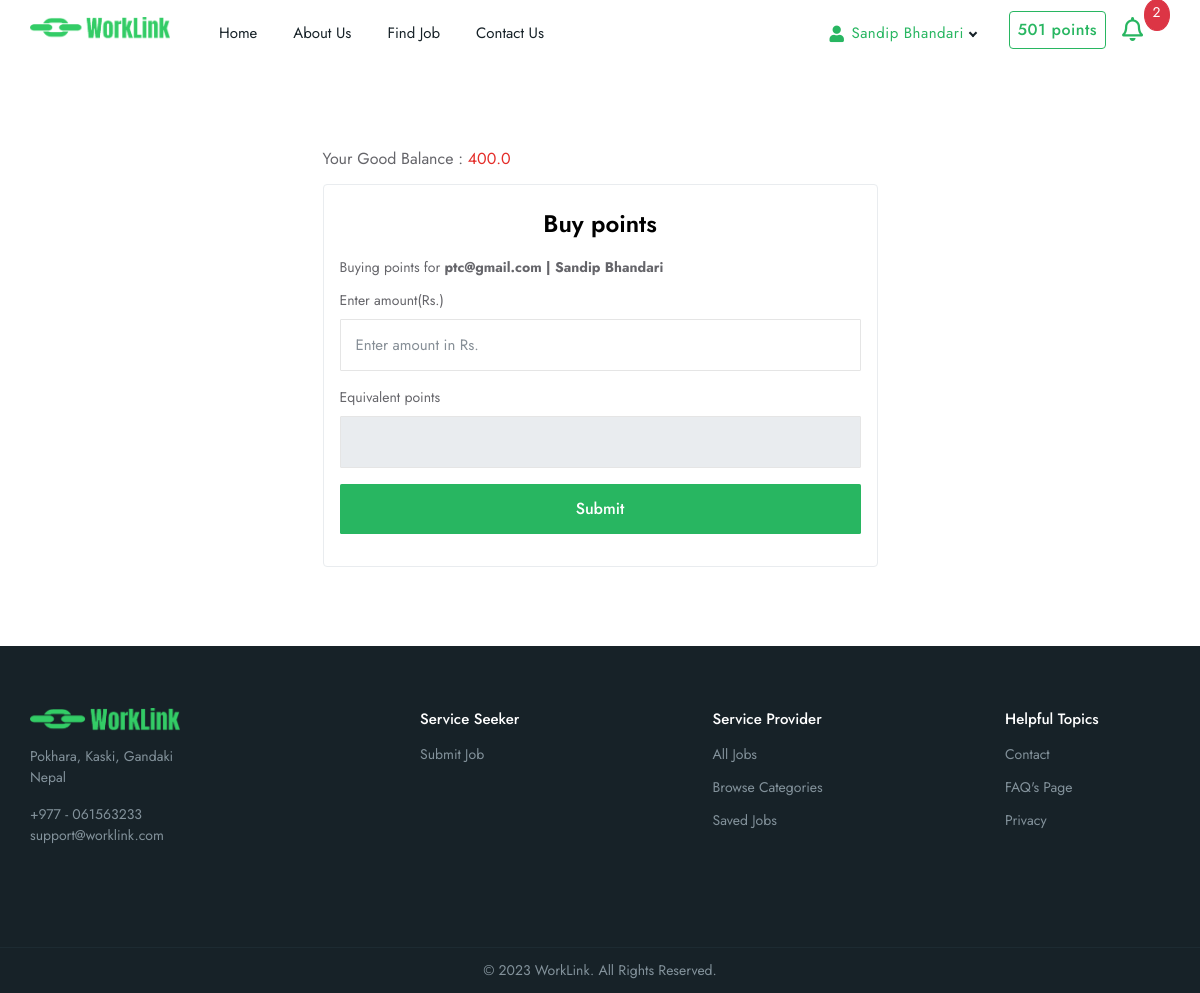
The app's page /payment/buy-points/ (signed in) with its own data.
### account/models.py (models this page shows, shortened)
class User(AbstractUser):
    phone_number = models.CharField(max_length=20, blank=True, null=True)
    ROLES_CHOICES = (
        ('Service Provider', 'Service Provider'),
        ('Service Seeker', 'Service Seeker'),
        ('Admin', 'Admin')
    )
    role = models.CharField(max_length=20, choices = ROLES_CHOICES)
    profession = models.CharField(max_length=100, blank=True)
    USER_STATUS_CHOICES= (
        ('active', 'Active'),
        ('pending', 'Pending'),
        ('suspended', 'Suspended')
    )
    user_status = models.CharField(max_length=20, choices = USER_STATUS_CHOICES, default='pending')
    GENDER_CHOICES= (
        ('male', 'Male'),
        ('female', 'Female'),
        ('other', 'Do not specify')
    )
    gender = models.CharField(max_length=20, choices= GENDER_CHOICES, blank=True)
    avatar = models.ImageField(upload_to='avatar/', default='avatar/default.webp', blank=True)
    experience = models.IntegerField(default=0, help_text="Duration in years", blank=True)
    address = models.CharField(max_length=100, blank=True)
    identity_proof = models.ImageField(upload_to='identity_proof/', blank=True)
    REQUIRED_FIELDS=[]
    objects = UserManager()
    def __str__(self):
        return self.email

class Points(models.Model):
    user = models.OneToOneField(User, on_delete=models.CASCADE, related_name='points')
    points = models.IntegerField(default='100')
    remarks = models.CharField(max_length=200, blank=True, default="New user points")
    updated_on= models.DateTimeField(auto_now=True)
    class Meta:
        verbose_name_plural = "Points"

class UserBalance(models.Model):
    user = models.OneToOneField(User, on_delete=models.CASCADE, related_name='user_balance')
    balance = models.FloatField(default=0.00)
    updated_on= models.DateTimeField(auto_now=True)
    class Meta:
        verbose_name_plural = "User Balance"

### payment/views.py (the view, shortened to what this page needs)
# urls.py: path('buy-points/', views.buy_points, name='buy-points'),
@login_required(login_url='/auth/login/')
def buy_points(request):
    template_name = 'payment/buy-points.html'
    context={}
    return render(request, template_name, context)

### payment/templates/payment/buy-points.html (shortened to what this page needs)
{% extends 'base.html' %}
{% block content %}
				<div class="container">
					<div class="row d-flex align-items-center justify-content-center ht-100">
						<div class="col-xl-6 col-lg-6 col-md-8 col-sm-8">
                            <p class="fs-md ft-regular">Your Good Balance : <span class="text-primary">{{request.user.user_balance.balance}}</span></p>
							<form class="border p-3 rounded" action="{% url 'buy-points' %}" method="POST" >
								<h3 class="text-center ft-bold p-2">Buy points</h3>
                                <p>Buying points for <b>{{request.user}} | {{request.user.get_full_name}}</b></p>
								<div class="form-group">
									<label>Enter amount(Rs.)</label>
									<input type="number" class="form-control" name="amount" placeholder="Enter amount in Rs.">
								</div>
                                <div class="form-group">
                                    <label>Equivalent points</label>
                                    <input type="text" class="form-control" disabled>
                                </div>
								<div class="form-group">
									<button type="submit" class="btn btn-md full-width theme-bg text-light fs-md ft-medium">Submit</button>
								</div>
							</form>
						</div>
					</div>
				</div>
{% endblock %}

### templates/includes/header.html (shortened to what this page needs)
{% load static %}
<div class="header header-light dark-text">
  <div class="container">
    <nav id="navigation" class="navigation navigation-landscape">
      <div class="nav-header">
        <a class="nav-brand" href="{% url 'home-page' %}">
          <img src="{% static 'img/logo.png' %}" class="logo" alt="" />
        </a>
      </div>
      <div class="nav-menus-wrapper" style="transition-property: none">
        <ul class="nav-menu">
          <li><a href="{% url 'home-page' %}">Home</a></li>
          <li><a href="{% url 'about-us' %}">About Us</a></li>
          {% if request.user.is_authenticated %} {% if request.user.role == 'Service Provider' %}
          <li><a href="{% url 'service-search' %}">Find Job</a></li>
          {% endif %}
          {% endif %}
          <li><a href="{% url 'contact-us' %}">Contact Us</a></li>
        </ul>
        <ul class="nav-menu nav-menu-social align-to-right">
          <li>
            {% if request.user.is_authenticated %}
            <a href="#" class="worklink-theme ft-medium">
              <i class="fa fa-user"></i> {{ request.user.get_full_name}}
            </a>
            <p class="btn btn-outline-primary ft-medium rounded p-2 ml-3">
              {{request.user.points.points}} points
            </p>
            <li class="ml-3">
              <div class="dropdown d-flex">
                <a class="fas fa-bell worklink-theme ft-medium"
                  type="button"
                  id="dropdownMenuButton"
                  data-toggle="dropdown"
                  aria-haspopup="true"
                  aria-expanded="false"
                  style="font-size: 24px"
                  >
                </a>
              <p class="fs-sm rounded-circle border border-danger px-2 bg-danger text-white" style="margin-top:-18px">2</p>
              </div>
            </li>
            {% endif %}
          </li>
        </ul>
      </div>
    </nav>
  </div>
</div>

### records on screen
User: user.get_full_name "Sandip Bhandari", user.points.points "501", user.user_balance.balance "400.0", user "ptc@gmail.com"
